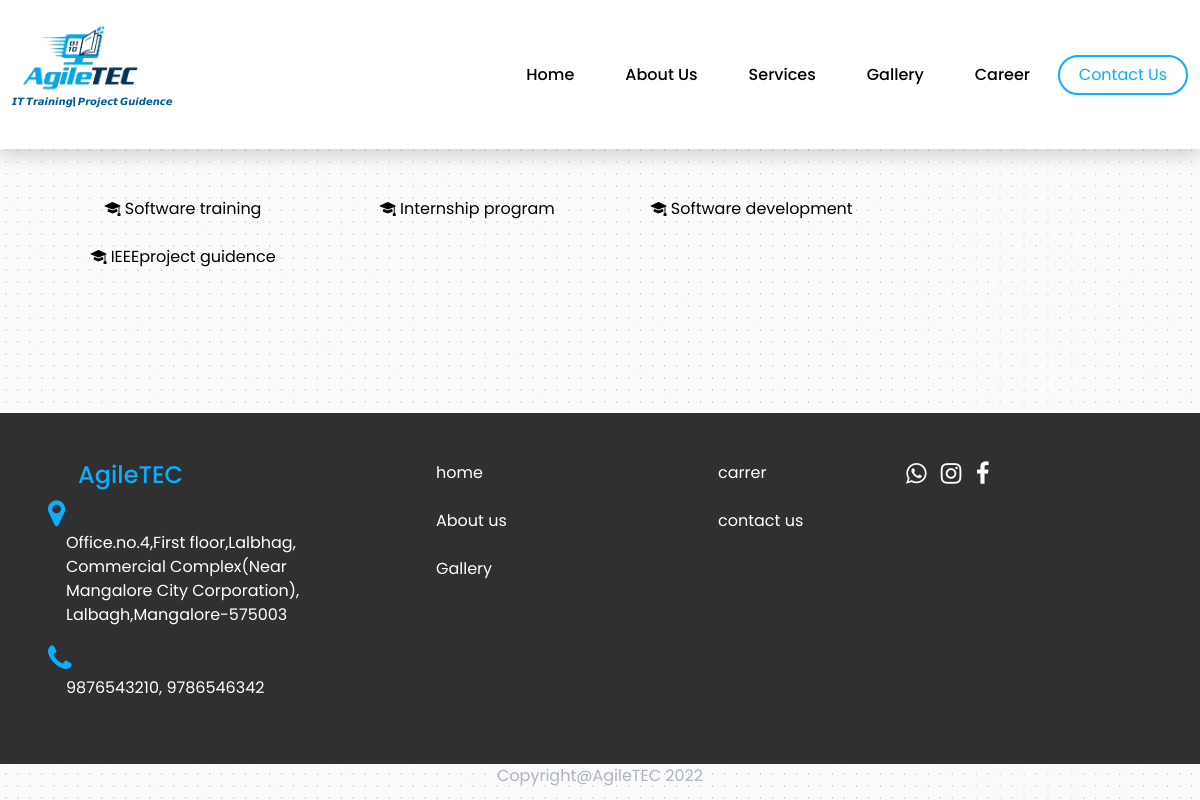
The app's page /Service.php, older data.
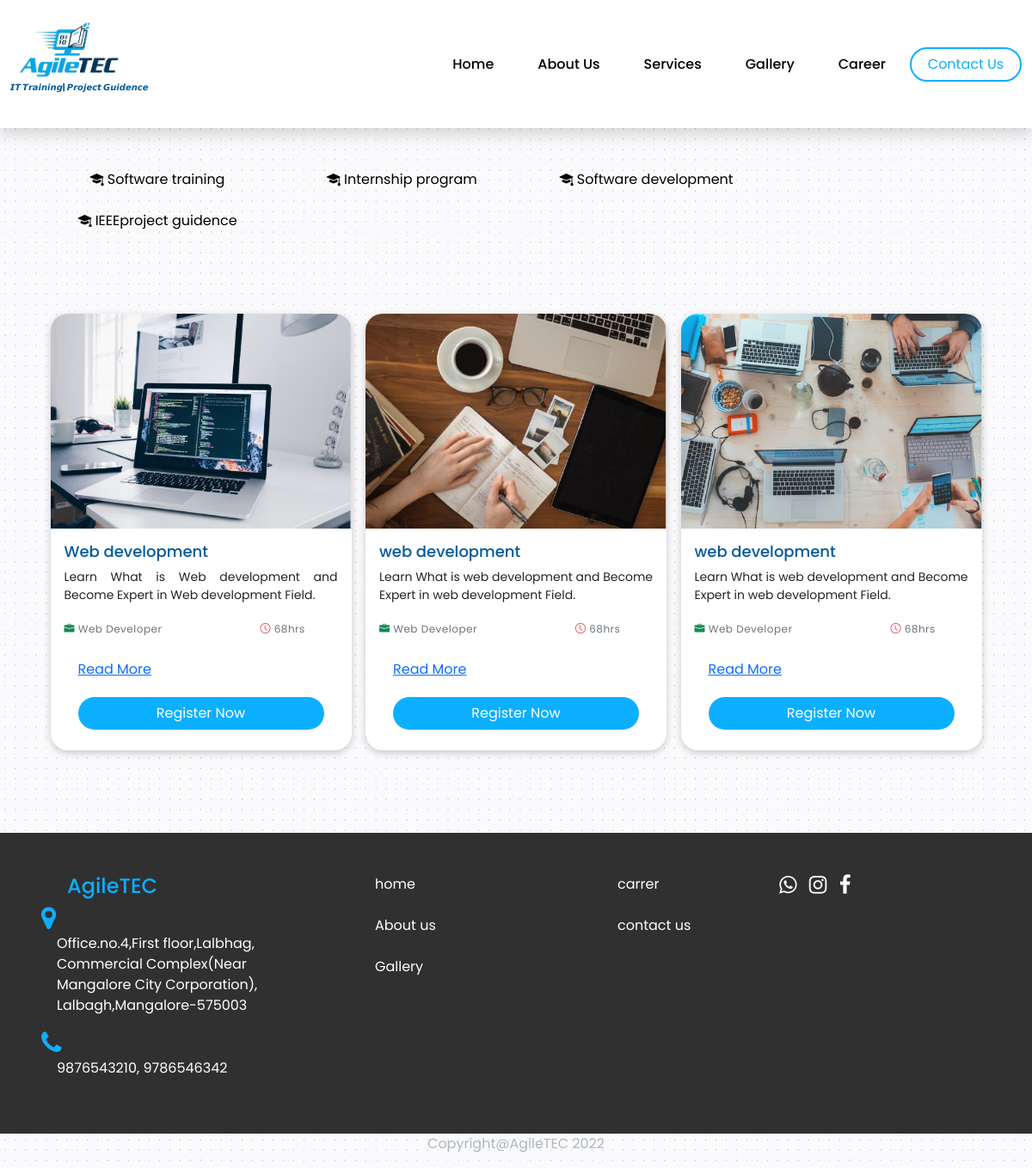
The same page, newer data.
### tables this page shows
CREATE TABLE `softwaretraining` (
  `id` int(11) NOT NULL AUTO_INCREMENT,
  `service_name` varchar(50) DEFAULT NULL,
  `level` varchar(50) DEFAULT NULL,
  `prereq` varchar(100) DEFAULT NULL,
  `duration` varchar(50) DEFAULT NULL,
  `exit` varchar(100) DEFAULT NULL,
  `descrip` varchar(500) DEFAULT NULL,
  `simg` varchar(50) DEFAULT NULL,
  `syllabus` varchar(50) DEFAULT NULL,
  PRIMARY KEY (`id`)
);

### Service.php (the view, shortened to what this page needs)
<?php
    require("connection.php");
?>
<html>
<?php require("header.php");?>
    <body>
        <?php require("nav.php");?>
         <section class="ddd">
       <nav class="navbar navbar-expand-lg navbar-white m-4">
  <div class="container-fluid">
   <div class="collapse navbar-collapse" id="navbarNav">
         <ul class="d-flex navbar ml-0 select px">
             <div class="filter" >
             <button class=" filter-btn btn1 px-1 mb-2 active" data-target="#block-1" type="submit"><i class="bi bi-mortarboard-fill"></i> Software training</button>
                          <button class=" filter-btn btn1 px-1 mb-2"  data-target="#block-2" type="submit"><i class="bi bi-mortarboard-fill"></i> Internship program</button>
                           <button class=" filter-btn btn1 px-1 mb-2"  data-target="#block-3" type="submit"><i class="bi bi-mortarboard-fill"></i> Software development</li></button></li>
                     <button class=" filter-btn btn1 px-1 mb-2" data-target="#block-4" type="submit"><i class="bi bi-mortarboard-fill"></i> IEEEproject guidence</button>
             </div>
         </ul>
    </div>
  </div>
</nav>
         </section>
        <div class="block">
             <div class="block-card active" id="block-1">
        <div class="container">
            <div class="my-5">
                <div class="d-flex justify-content-evenly flex-wrap">
                    <?php
                        $result = mysqli_query($con,"SELECT * FROM `softwaretraining`");
                        while ($row=mysqli_fetch_array($result)){
                    ?>
                        <div class="card mb-5 course-card" style="border-radius:20px;">
                            <img class="card-img-top" style="border-top-left-radius:20px;border-top-right-radius:20px;" src="img/<?php echo $row['simg']; ?>" />
                            <div class="card-body">
                                <h4   style="color:#005A9C;"><?php echo $row['service_name']; ?></h4>
                                <p>Learn What is <?php echo $row['service_name']; ?> and Become Expert in <?php echo $row['service_name']; ?> Field.</p>
                                <div class="row mb-3">
                                    <div class="col-8">
                                        <span class="text-muted"><i class="bi bi-briefcase-fill text-success"></i> <?php echo $row['exit']; ?></span>
                                    </div>
                                    <div class="col-4">
                                        <span class="text-muted"><i class="bi bi-clock text-danger"></i> <?php echo $row['duration']; ?></span>
                                    </div>
                                </div>
                                <div class="card-footer border-0 bg-white">
                                    <a href="softTraingdetails.php?id=<?php echo $row['id']; ?>">Read More</a>
                                    <a href="softTrainingReg.php?id=<?php echo $row['id']; ?>" class="btn">Register Now</a>
                                </div>
                            </div>
                        </div>
                    <?php } ?>
                </div>
            </div>
        </div>
      </div>
        </div>
<?php require("footer.php");?>
         <section><div class="container">
                <div class="row">
                    <p class="fs-6  text-center " style="color:#adb5bd">Copyright@AgileTEC 2022</p>
                </div> </div></section>
    </body>
</html>

### connection.php (shortened to what this page needs)
<!DOCTYPE html>
<html>
    <head>
    </head>
    <body>
    </body>
</html>

### header.php (shortened to what this page needs)
<head>
    <link href="https://cdn.jsdelivr.net/npm/bootstrap@5.0.2/dist/css/bootstrap.min.css" rel="stylesheet">
 <link rel="stylesheet" href="https://cdnjs.cloudflare.com/ajax/libs/font-awesome/4.7.0/css/font-awesome.min.css">
<link rel="stylesheet" href="https://cdn.jsdelivr.net/npm/bootstrap-icons@1.7.2/font/bootstrap-icons.css">
 <link rel="stylesheet" href="css/style.css" />
</head>

### nav.php (shortened to what this page needs)
<nav class="navbar navbar-expand-lg shadow  py-4 navbar-white" style="background-color:white;">
  <div class="container-fluid">
       <div class="nav-brand">
          <a href="index.php"> <img src="img/logo.png" alt="" class="img-fluid" style="height:70px;"></a>
          <p class="font" style="font-size:10px;color:#00356B;"><a href="service.php" style="text-decoration:none;color:#005A9C;"><b>𝙄𝙏 𝙏𝙧𝙖𝙞𝙣𝙞𝙣𝙜| 𝙋𝙧𝙤𝙟𝙚𝙘𝙩 𝙂𝙪𝙞𝙙𝙚𝙣𝙘𝙚</b></a></p></div>
    <div class="collapse navbar-collapse" id="navbarSupportedContent">
      <ul class="navbar-nav ms-auto">
        <li class="nav-item">
            <a class="nav-link active" href="index.php">Home</a>
        </li>
        <li class="nav-item">
            <a class="nav-link active" href="aboutus.php">About Us</a>
        </li>
         <li class="nav-item">
             <a class="nav-link active" href="Service.php">Services</a>
        </li>
         <li class="nav-item">
             <a class="nav-link active" href="Gallerry.php">Gallery</a>
        </li>
         <?php
                        $res = mysqli_query($con, "SELECT * FROM `settings` WHERE `careeropt`='Show'");
                        if(mysqli_num_rows($res) == 1){
                        ?>
                        <li class="nav-item">
                            <a class="nav-link" href="career.php">Career</a>
                        </li>
                        <?php } ?>
      </ul>
       <a href="ContactUs.php"><input  type="button" class="btn0" value="Contact Us"></a>
    </div>
  </div>
</nav>

### footer.php
<section class="footer mt-5">
    <div class="container-fluid px-5 py-5">
        <div class="row d-flex">
            <div class="col-lg-4">
                <p class="h4" style="color:#0CAFFF;margin-left: 30px;">AgileTEC</p>
                <div class="row"> <a href=""><i class="fa fa-map-marker" style="font-size:30px;color:#0CAFFF;"></i></a><p style="padding-left: 30px;">  Office.no.4,First floor,Lalbhag,<br>Commercial Complex(Near<br> Mangalore City Corporation),<br>Lalbagh,Mangalore-575003</p></div>
                <div class="row">  <a href=""><i class="fa fa-phone" style="font-size:30px;color:#0CAFFF"></i></a><p style="padding-left: 30px;">   9876543210, 9786546342</p></div>
            </div>
            <div class="col-lg-3 px-4">
                <a href="index.php"> home </a><br><br>
                <a href="aboutus.php"> About us</a><br><br>
                <a href="Gallerry.php"> Gallery</a><br><br>
            </div>
            <div class="col-lg-2 px-4">
                <a href="Career.php" >carrer</a><br><br>
                <a href="ContactUS.php">contact us</a><br><br>
            </div>
            <div class="col-lg-2 px-4">
                <a href=""><i class="fa fa-whatsapp" style="font-size:24px;"></i></a>
                <a href=""><i class="fa fa-instagram" style="font-size:24px;margin-left:10px;"></i></a>
                <a href=""><i class="fa fa-facebook" style="font-size:24px;margin-left:10px;"></i></a>
        </div>
    </div>
    </div>
</section>

### css/style.css (style rules this page uses)
* { padding:0; margin:0; box-sizing:border-box; }
body { font-family: 'Poppins', sans-serif; background-image:url(../img/bg.jpg); }
.nav-link { color:black; }
.nav-item { color:black; font-weight:500; padding-left:35px; }
.btn0 { height:40px; width:130px; background-color:transparent; color: #0CAFFF; outline:none; border:2px solid #0CAFFF; border-radius: 20px; margin-left:20px; }
.btn { background-color:#0CAFFF; color: white; outline: none; border-radius: 20px; }
.course-card { border: none; max-width: 350px; box-shadow:0 3px 10px rgb(0 0 0 / 0.2); }
.course-card h4 { font-size: 18px; }
.course-card p { text-align: justify; font-size: 14px; }
.course-card span { font-size: 12px; letter-spacing: 0.5px; }
.footer { background-color:#303030; color:white; }
.footer a { text-decoration:none; color:white; }
.card-img-top { width: 100%; height: 250px; object-fit: cover; }

### Service.php (style rules this page uses)
.block-card { display: none; }
.block-card.active { display: block; }
.btn0 { height:40px; width:130px; background-color:transparent; color:#0CAFFF; outline:none; border:2px solid #0CAFFF; border-radius: 20px; margin-left:20px; }
.btn { background-color:#0CAFFF; color: white; outline: none; border-radius: 20px; width:100%; margin-top:20px; }
.btn1 { border:none; color:black; outline:none; background-color:transparent; margin-right: 50px; height:40px; width:230px; text-align:center; }
body { font-family: 'Poppins', sans-serif; background-image:url(img/bg.jpg); }

Row changes from the older to the newer data that the page shows:
added softwaretraining: simg (picture), service_name "Web development", exit "Web Developer", duration "68hrs"
added softwaretraining: simg (picture), service_name "web development", exit "Web Developer", duration "68hrs"
added softwaretraining: simg (picture), service_name "web development", exit "Web Developer", duration "68hrs"
